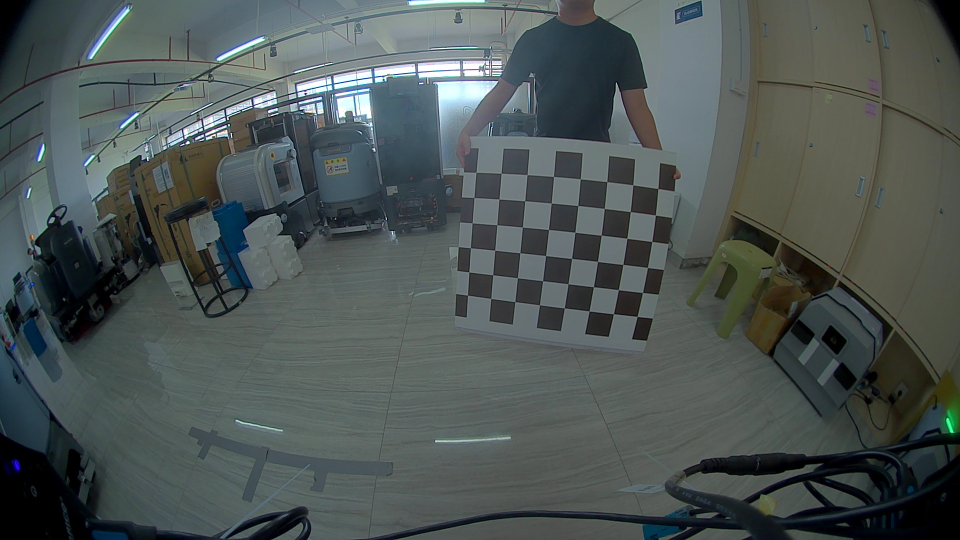
#> input picture notebooks/front_fisheye.jpg, 1920 x 1080 px, given as the content of the folder ntu/Desktop/project/sensor-calibration/tmp/qirong_right_0701, which was not available (shown at 1/2 size)
$ python camera_calibration_new.py   (older library calls are emulated)
#> lines starting #> are read from the running program, lines starting #| are printed output that depends on the picture; long printed decimals are rounded; pictures that were not available may be replaced by others from this repository, and a replacement may not be noted
import numpy as np
import cv2
import glob
import yaml
import os
import tarfile
import shutil
import random
import argparse

parser = argparse.ArgumentParser(description = 'Input Camera Calibration Settings')
parser.add_argument('--size', type = str, help = 'chessboard size', default = '8x6')
parser.add_argument('--cam_name', type = str, help = 'camera number', default = '1')
parser.add_argument('--mode', type = str, help = 'choose camera model: pinhole; fisheye', default = "fisheye")
parser.add_argument('--fisheye_mode', type = str, help = 'choose fisheye camera model: KB; Mei', default = "KB")
parser.add_argument('--result_path', type = str, help = 'save result path; format: ./*****',
                    default = "/home/ubuntu/Desktop/project/sensor-calibration/tmp/rosbag/result")
parser.add_argument('--images_path', type = str, help = 'save images path; format: ./*****',
                    default = "/home/ubuntu/Desktop/project/sensor-calibration/tmp/rosbag/images")
parser.add_argument('--show_result', type = int, help = 'visualize the calibration result, press ESC to exit, '
                                                        '"0": false "1": true', default = 1)
parser.add_argument('--test_mode', type = int, help = 'test mode 1: test mode activate', default = 1)
args = parser.parse_args()

chessboard_w, chessboard_h = [int(c) for c in args.size.split('x')]
CAMERA_NAME = args.cam_name
if args.test_mode:
    test = True
else:
    test = False
if args.show_result:
    visualize_result = True
else:
    visualize_result = False
if args.mode == "pinhole":
    fisheye = False
elif args.mode == "fisheye":
    fisheye = True

# image
IMAGE_W = 1920
IMAGE_H = 1080
# termination criteria
criteria = (cv2.TERM_CRITERIA_MAX_ITER + cv2.TERM_CRITERIA_EPS, 200, 1e-6)


# [41 lines left out: function extra_data, not called in this run]


def load_images(images):
    if not fisheye:
        objp = np.zeros((chessboard_w * chessboard_h, 3), np.float32)
        objp[:, :2] = np.mgrid[0:chessboard_w, 0:chessboard_h].T.reshape(-1, 2)
    else:
        objp = np.zeros((1, chessboard_w * chessboard_h, 3), np.float32)
        objp[0, :, :2] = np.mgrid[0:chessboard_w, 0:chessboard_h].T.reshape(-1, 2)

    # Arrays to store object points and image points from all the images.
    objpoints = []  # 3d point in real world space
    imgpoints = []  # 2d points in image plane.

    print('-------------------------loading data----------------------------')
    load_count = 0
    for filename in images:
        img = cv2.imread(filename, 0)
        img = cv2.normalize(img, None, 0, 255, cv2.NORM_MINMAX)
        gray = cv2.equalizeHist(img)
        smoothed_gray = cv2.GaussianBlur(gray, (5, 5), 0)
        ret, corners = cv2.findChessboardCornersSB(smoothed_gray, (chessboard_w, chessboard_h),
                                                   flags = cv2.CALIB_CB_NORMALIZE_IMAGE
                                                           + cv2.CALIB_CB_EXHAUSTIVE
                                                           + cv2.CALIB_CB_LARGER
                                                   )
        # [7 lines of commented-out code are left out]
        if ret:
            load_count += 1
            corners_subpix = cv2.cornerSubPix(img, corners, (11, 11), (-1, -1), criteria)
            if len(corners_subpix) == chessboard_w*chessboard_h:
                objpoints.append(objp)
                imgpoints.append(corners_subpix)
                print("loading image: " + filename)

    print("Total " + str(load_count) + "/" + str(len(images)) + " images loaded!")

    return objpoints, imgpoints


def calc_reproj_error(objpoints, imgpoints, ret, mtx, dist, rvecs, tvecs, xi = None, idx = None):
    # [7 lines of commented-out code are left out]

    print("----------------------camera calibration results-----------------------")
    print("camera matrix内参:\n", mtx, "\ndistortion:\n", dist)

    total_error_MSE = 0
    total_error_RMS = 0

    if not fisheye:
        for i in range(len(objpoints)):
            imgpoints_cv, _ = cv2.projectPoints(objpoints[i], rvecs[i], tvecs[i], mtx, dist)
            error = cv2.norm(imgpoints[i], imgpoints_cv, cv2.NORM_L2)
        total_error_MSE += error / len(imgpoints_cv)
        total_error_RMS += error * error

    elif fisheye and args.fisheye_mode == "KB":
        for i in range(len(objpoints)):
            imgpoints_cv, _ = cv2.fisheye.projectPoints(objpoints[i], rvecs[i], tvecs[i], mtx, dist, imgpoints[i])
            error = cv2.norm(imgpoints[i], imgpoints_cv.transpose(1, 0, 2), cv2.NORM_L2)
        total_error_MSE += error / len(imgpoints_cv)
        total_error_RMS += error * error

    elif fisheye and args.fisheye_mode == "Mei":
        for i in range(len(idx)):
            j = idx[0][i]
            imgpoints_cv, _ = cv2.omnidir.projectPoints(objpoints[j], rvecs[i], tvecs[i], mtx, xi[0][0], dist,
                                                        imgpoints[j])
            error = cv2.norm(imgpoints[i], imgpoints_cv.transpose(1, 0, 2), cv2.NORM_L2)

        total_error_MSE += error / len(imgpoints_cv)
        total_error_RMS += error * error

    MSE_error = total_error_MSE / len(objpoints)
    RMS_error = np.sqrt(total_error_RMS / (len(objpoints) * len(objpoints[0])))

    print("----------------------Re-projection Error-----------------------------")
    print("Note: The RMS(Root Mean Square) Re-projection Error should lower than 0.5")
    print("RMS Re-projection Error: ", RMS_error)


def save_results(save_result_path, save_images_path, mtx, dist, xi = None):
    # with open("/home/ubuntu/Desktop/project/sensor-calibration/tmp/rosbag/result/ud_camera{}.yaml".format(CAMERA_NAME), "r") as f:
    #     data_dict = yaml.load(f, Loader = yaml.FullLoader)

    data_dict = {}

    with open("/home/ubuntu/Desktop/project/sensor-calibration/tmp/rosbag/result/ud_camera{}.yaml".format(CAMERA_NAME), "w+") as f:
        camera_matrix = mtx.reshape(-1).tolist()
        distortion = dist.reshape(-1).tolist()
        data_dict['camera_matrix'] = camera_matrix
        data_dict['dist_coeffs'] = distortion
        if args.fisheye_mode == "Mei":
            xi_ = xi.reshape(-1).tolist()
            data_dict['xi'] = xi_
        yaml.dump(data_dict, f, default_flow_style = None)

    # save results and backup images data
    if not os.path.exists(save_result_path):
        os.mkdir(save_result_path)
    if fisheye and args.fisheye_mode == "Mei":
        os.rename('/home/ubuntu/Desktop/project/sensor-calibration/tmp/rosbag/result/ud_camera{}.yaml'.format(CAMERA_NAME),
                  save_result_path + '/ud_camera{}_Mei.yaml'.format(CAMERA_NAME))
    else:
        os.rename('/home/ubuntu/Desktop/project/sensor-calibration/tmp/rosbag/result/ud_camera{}.yaml'.format(CAMERA_NAME),
                  save_result_path + '/ud_camera{}.yaml'.format(CAMERA_NAME))

    if not os.path.exists(save_images_path):
        os.mkdir(save_images_path)
    # if not os.path.exists(save_images_path + '/calibrationdata_camera{}.tar.gz'.format(CAMERA_NAME)) and not test:
    #     os.rename('./calibrationdata.tar.gz',
    #               save_images_path + '/calibrationdata_camera_{}.tar.gz'.format(CAMERA_NAME))


def visualize_result(images, mtx, dist, xi = None):
    sample_idx = random.randint(0, len(images) - 1)
    sample_test = cv2.imread(images[sample_idx])
    # h, w = sample_test.shape[:2]
    if not fisheye:
        '''优化相机内参（camera matrix），这一步可选。参数1表示保留所有像素点，同时可能引入黑色像素，设为0表示尽可能裁剪不想要的像素，这是个scale，0-1都可以取。'''
        optim_matrix, roi = cv2.getOptimalNewCameraMatrix(mtx, dist, (IMAGE_W, IMAGE_H), 0,
                                                          (IMAGE_W, IMAGE_H))
        # undistort
        dst = cv2.undistort(sample_test, mtx, dist, None, optim_matrix)
    elif fisheye:
        if args.fisheye_mode == "KB":
            # optim_matrix = cv2.fisheye.estimateNewCameraMatrixForUndistortRectify(mtx, dist, (IMAGE_W, IMAGE_H), np.eye(3),
            #                                                                       None)
            # optim_matrix, roi = cv2.getOptimalNewCameraMatrix(mtx, dist, (IMAGE_W, IMAGE_H), 1, (IMAGE_W, IMAGE_H), 0)
            map1, map2 = cv2.fisheye.initUndistortRectifyMap(mtx, dist, np.eye(3), mtx, (IMAGE_W, IMAGE_H),
                                                             cv2.CV_32FC1)
        elif args.fisheye_mode == "Mei":

            map1, map2 = cv2.omnidir.initUndistortRectifyMap(mtx, dist, xi, np.eye(3), mtx, (IMAGE_W, IMAGE_H),
                                                             cv2.CV_32FC1, cv2.omnidir.RECTIFY_PERSPECTIVE)
        dst = cv2.remap(sample_test, map1, map2, interpolation = cv2.INTER_LINEAR, borderMode = cv2.BORDER_CONSTANT)
        # dst = cv2.fisheye.undistortImage(sample_test, mtx, dist, None, optim_matrix)

    cv2.namedWindow('original', 0)
    cv2.resizeWindow('original', 500, 500)
    cv2.imshow('original', sample_test)

    cv2.namedWindow('undistort', 0)
    cv2.resizeWindow('undistort', 500, 500)
    cv2.imshow('undistort', dst)

    if cv2.waitKey(0) == 27 & 0xff:
        cv2.destroyAllWindows()


# [5 lines left out: function calibcamera_pinhole, not called in this run]


def calibcamera_fisheye(objpoints, imgpoints):
    try:
        ret, mtx, dist, rvecs, tvecs = cv2.fisheye.calibrate(objpoints, imgpoints, (IMAGE_W, IMAGE_H), None, None,
                                                             flags = cv2.fisheye.CALIB_RECOMPUTE_EXTRINSIC
                                                                     # + cv2.fisheye.CALIB_CHECK_COND
                                                                     + cv2.fisheye.CALIB_FIX_SKEW,
                                                             criteria = criteria)
    except IOError:
        print("KB with flags-cv2.fisheye.CALIB_CHECK_COND failed! try using KB without flags "
              "flags-cv2.fisheye.CALIB_CHECK_COND")
        ret, mtx, dist, rvecs, tvecs = cv2.fisheye.calibrate(objpoints, imgpoints, (IMAGE_W, IMAGE_H), None, None,
                                                             flags = cv2.fisheye.CALIB_RECOMPUTE_EXTRINSIC
                                                                     + cv2.fisheye.CALIB_FIX_SKEW,
                                                             criteria = criteria)

    calc_reproj_error(objpoints, imgpoints, ret, mtx, dist, rvecs, tvecs)
    return ret, mtx, dist, rvecs, tvecs


# [7 lines left out: function calibcamera_fisheye_mei, not called in this run]


def main():
    extra_image_path = "./calibrationdata"
    # save path
    save_result_path = args.result_path
    save_images_path = args.images_path

    # extra_data(extra_image_path)
    images = glob.glob('/home/ubuntu/Desktop/project/sensor-calibration/tmp/qirong_right_0701/*.jpg')
    objpoints, imgpoints = load_images(images)
#> in load_images, `img = cv2.imread(filename, 0)`:
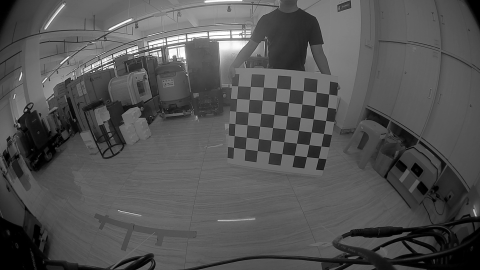
#> img: shape (1080, 1920) (shown at 1/4 size); min 0, max 255, mean 82.7
#> in load_images, `gray = cv2.equalizeHist(img)`:
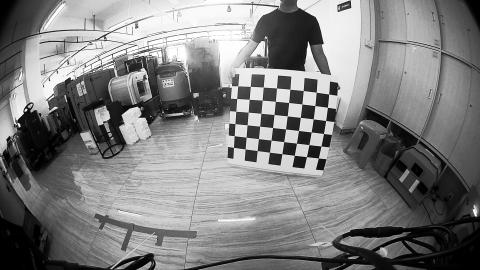
#> gray: shape (1080, 1920) (shown at 1/4 size); min 0, max 255, mean 126.2
#> in load_images, `ret, corners = cv2.findChessboardCornersSB(smoothed_gray, (chessboard_..`: ret = True; corners = 48 rows, first 8: [1274.6, 633.2], [1227.3, 628.1], [1178.6, 622.4], [1129, 616.4], [1079.4, 610.2], [1030.2, 603.8], [982, 597.2], [935.4, 590.8]
#> in load_images, `corners_subpix = cv2.cornerSubPix(img, corners, (11, 11), (-1, -1), cr..`: corners_subpix = 48 rows, first 8: [1274.7, 633.4], [1227.4, 628.2], [1178.6, 622.4], [1129.1, 616.4], [1079.4, 610.2], [1030.2, 603.8], [982, 597.3], [935.4, 590.7]
#> objpoints = 1 item; imgpoints = 1 item

    if not fisheye:
        print("----------------calibrate pinhole camera---------------------")
        ret, mtx, dist, rvecs, tvecs = calibcamera_pinhole(objpoints, imgpoints)
    elif fisheye:
        print("----------------calibrate fisheye camera---------------------")
        if args.fisheye_mode == "KB":
            ret, mtx, dist, rvecs, tvecs = calibcamera_fisheye(objpoints, imgpoints)
#> in calibcamera_fisheye, `ret, mtx, dist, rvecs, tvecs = cv2.fisheye.calibrate(objpoints, imgpoi..`: ret = 4.73; mtx = [[-69581, 0, 457.9], [0, -64974.6, 591.3], [0, 0, 1]]; dist = [1225.1, -4656.1, -842909.1, 27427651.3]; rvecs = ([0.0893, 0.628, 0.107],); tvecs = ([-14.68, -0.892, 1396.6],)
#| camera matrix内参:
#|  [[-6.95810392e+04 -0.00000000e+00  4.57927461e+02]
#|  [ 0.00000000e+00 -6.49745949e+04  5.91333576e+02]
#|  [ 0.00000000e+00  0.00000000e+00  1.00000000e+00]]
#| distortion:
#|  [[ 1.22507794e+03]
#> (further printed lines are left out)
#> the loop in calc_reproj_error, `for i in range(len(objpoints)):` made 1 pass
#> error on pass 1: 32.78
#> in calc_reproj_error, `total_error_MSE += error / len(imgpoints_cv)`: total_error_MSE = 32.78
#> in calc_reproj_error, `total_error_RMS += error * error`: total_error_RMS = 1074.4
#> in calc_reproj_error, `MSE_error = total_error_MSE / len(objpoints)`: MSE_error = 32.78
#| RMS Re-projection Error:  32.778
#> ret = 4.73; dist = [1225.1, -4656.1, -842909.1, 27427651.3]; rvecs = ([0.0893, 0.628, 0.107],); tvecs = ([-14.68, -0.892, 1396.6],)
        elif args.fisheye_mode == "Mei":
            ret, mtx, xi, dist, rvecs, tvecs = calibcamera_fisheye_mei(objpoints, imgpoints)

    if args.fisheye_mode == "Mei":
        save_results(save_result_path, save_images_path, mtx, dist, xi)
    else:
        save_results(save_result_path, save_images_path, mtx, dist)
#> in save_results, `camera_matrix = mtx.reshape(-1).tolist()`: camera_matrix = [-69581, 0, 457.9, 0, -64974.6, 591.3, 0, 0, 1]
#> in save_results, `distortion = dist.reshape(-1).tolist()`: distortion = [1225.1, -4656.1, -842909.1, 27427651.3]

    if visualize_result:
        if args.fisheye_mode == "Mei":
            visualize_result(images, mtx, dist, xi)
        else:
            visualize_result(images, mtx, dist)
#> in visualize_result, `sample_idx = random.randint(0, len(images) - 1)`: sample_idx = 0
#> in visualize_result, sample_test is the input picture: shape (1080, 1920, 3); mean B, G, R 84.1, 85.4, 76.8
#> in visualize_result, `map1, map2 = cv2.fisheye.initUndistortRectifyMap(mtx, dist, np.eye(3),..`:
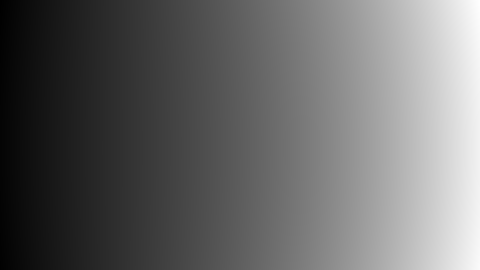
#> map1: shape (1080, 1920) float32 (shown at 1/4 size); min -70.7, max 2853.7, mean 1122.6; drawn with min black and max white
#> in visualize_result, `map1, map2 = cv2.fisheye.initUndistortRectifyMap(mtx, dist, np.eye(3),..`:
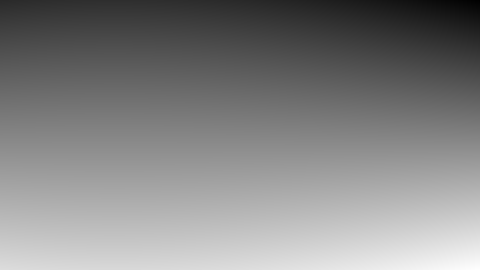
#> map2: shape (1080, 1920) float32 (shown at 1/4 size); min -378.3, max 1375.2, mean 527.8; drawn with min black and max white
#> in visualize_result, `dst = cv2.remap(sample_test, map1, map2, interpolation = cv2.INTER_LIN..`:
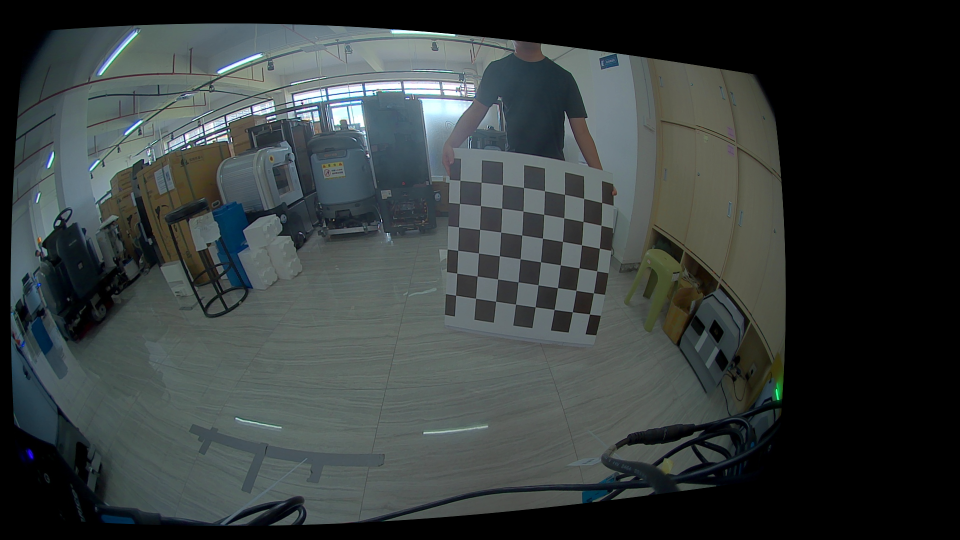
#> dst: shape (1080, 1920, 3) (shown at 1/2 size); mean B, G, R 60.5, 60.9, 54.3
#> (key Esc is pressed here)


if __name__ == '__main__':
    main()

$ run again, on notebooks/front_wide.jpg
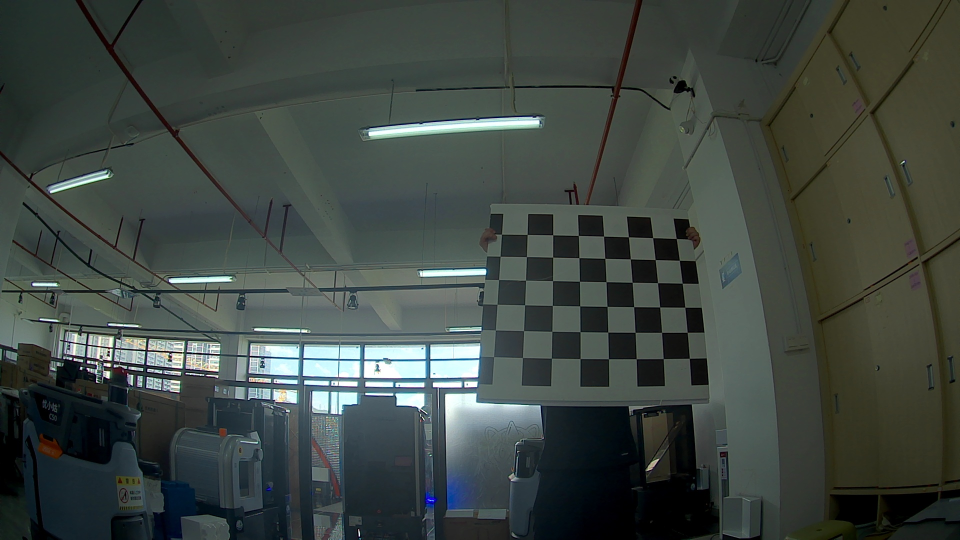
#> input picture notebooks/front_wide.jpg, 1920 x 1080 px, given as the content of the folder ntu/Desktop/project/sensor-calibration/tmp/qirong_right_0701, which was not available (shown at 1/2 size)
#> in load_images, `gray = cv2.equalizeHist(img)`:
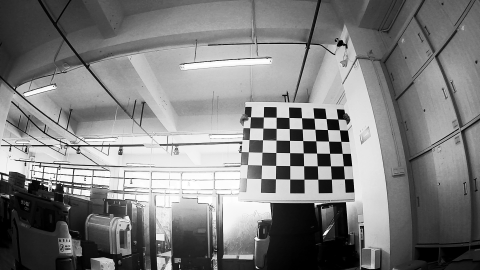
#> gray: shape (1080, 1920) (shown at 1/4 size); min 0, max 255, mean 126.5
#> in load_images, `ret, corners = cv2.findChessboardCornersSB(smoothed_gray, (chessboard_..`: ret = True; corners = 48 rows, first 8: [1003.5, 468.6], [1054.8, 469.4], [1106.1, 470.2], [1157.1, 471.4], [1207.7, 472.7], [1257.3, 474.2], [1305.8, 475.9], [1352.9, 477.6]
#> corners_subpix = 48 rows, first 8: [1002.8, 469.1], [1054.7, 469.4], [1106, 470.2], [1157.1, 471.3], [1207.6, 472.7], [1257.4, 474.3], [1305.8, 475.9], [1352.9, 477.5]
#> objpoints = 1 item
#> in calibcamera_fisheye, `ret, mtx, dist, rvecs, tvecs = cv2.fisheye.calibrate(objpoints, imgpoi..`: ret = 0.16; mtx = [[969.4, 0, 1002.2], [0, 962.6, 566.3], [0, 0, 1]]; dist = [-0.111, 0.541, -2.73, 5.54]; rvecs = ([-0.453, 0.0806, 0.0382],); tvecs = ([0.0228, -1.92, 18.82],)
#| camera matrix内参:
#|  [[9.69372184e+02 0.00000000e+00 1.00221837e+03]
#|  [0.00000000e+00 9.62610846e+02 5.66296100e+02]
#|  [0.00000000e+00 0.00000000e+00 1.00000000e+00]]
#| distortion:
#|  [[-0.1112 ]
#> (further printed lines are left out)
#> the loop in calc_reproj_error, `for i in range(len(objpoints)):` made 1 pass
#> error on pass 1: 1.11
#> total_error_MSE = 1.11
#> total_error_RMS = 1.22
#> MSE_error = 1.11
#| RMS Re-projection Error:  1.106
#> in main, `ret, mtx, dist, rvecs, tvecs = calibcamera_fisheye(objpoints, imgpoints)`: ret = 0.16; mtx = [[969.4, 0, 1002.2], [0, 962.6, 566.3], [0, 0, 1]]; dist = [-0.111, 0.541, -2.73, 5.54]; rvecs = ([-0.453, 0.0806, 0.0382],); tvecs = ([0.0228, -1.92, 18.82],)
#> camera_matrix = [969.4, 0, 1002.2, 0, 962.6, 566.3, 0, 0, 1]
#> distortion = [-0.111, 0.541, -2.73, 5.54]
#> sample_idx = 0
#> in visualize_result, sample_test is the input picture: shape (1080, 1920, 3); mean B, G, R 65.9, 70.8, 62.5
#> in visualize_result, `dst = cv2.remap(sample_test, map1, map2, interpolation = cv2.INTER_LIN..`:
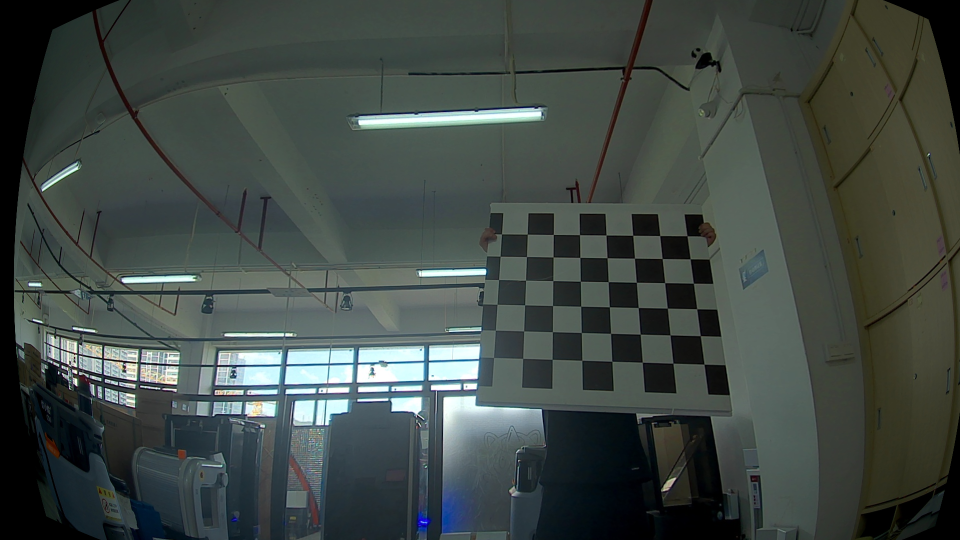
#> dst: shape (1080, 1920, 3) (shown at 1/2 size); mean B, G, R 68.8, 73, 64.3
